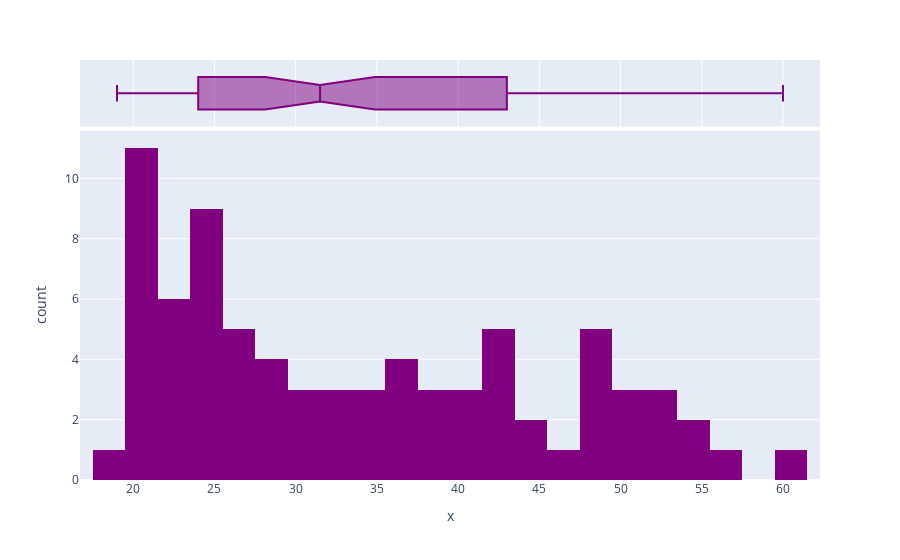

Notebook source saved alongside this figure:
### Code cell
px.histogram(x = df1['Your age(in completed years):'], marginal = 'box', color_discrete_sequence = ['purple'], nbins = 25)

### Figure 1 — Plotly figure (JSON) as saved in the notebook; plotly's stock layout.template omitted (floating-point values rounded to 4 significant figures)
{"data": [{"alignmentgroup": "True", "bingroup": "x", "hovertemplate": "x=%{x}<br>count=%{y}<extra></extra>", "legendgroup": "", "marker": {"color": "purple", "pattern": {"shape": ""}}, "name": "", "nbinsx": 25, "offsetgroup": "", "orientation": "v", "showlegend": false, "type": "histogram", "x": [56, 22, 43, 20, 32, 48, 49, 50, 20, 27, 28, 60, 21, 54, 49, 20, 21, 25, 50, 51, 20, 43, 21, 28, 52, 25, 39, 27, 22, 37, 27, 29, 44, 49, 36, 29, 30, 47, 54, 23, 45, 20, 24, 25, 33, 34, 37, 41, 31, 32, 21, 24, 40, 37, 40, 53, 43, 34, 20, 38, 26, 23, 22, 35, 49, 52, 38, 23, 25, 25, 24, 43, 25, 31, 42, 27, 19, 21], "xaxis": "x", "yaxis": "y"}, {"alignmentgroup": "True", "hovertemplate": "x=%{x}<extra></extra>", "legendgroup": "", "marker": {"color": "purple"}, "name": "", "notched": true, "offsetgroup": "", "showlegend": false, "type": "box", "x": [56, 22, 43, 20, 32, 48, 49, 50, 20, 27, 28, 60, 21, 54, 49, 20, 21, 25, 50, 51, 20, 43, 21, 28, 52, 25, 39, 27, 22, 37, 27, 29, 44, 49, 36, 29, 30, 47, 54, 23, 45, 20, 24, 25, 33, 34, 37, 41, 31, 32, 21, 24, 40, 37, 40, 53, 43, 34, 20, 38, 26, 23, 22, 35, 49, 52, 38, 23, 25, 25, 24, 43, 25, 31, 42, 27, 19, 21], "xaxis": "x2", "yaxis": "y2"}], "layout": {"barmode": "relative", "legend": {"tracegroupgap": 0}, "margin": {"t": 60}, "xaxis": {"anchor": "y", "domain": [0, 1], "title": {"text": "x"}}, "xaxis2": {"anchor": "y2", "domain": [0, 1], "matches": "x", "showgrid": true, "showticklabels": false}, "yaxis": {"anchor": "x", "domain": [0, 0.8316], "title": {"text": "count"}}, "yaxis2": {"anchor": "x2", "domain": [0.8416, 1], "matches": "y2", "showgrid": false, "showline": false, "showticklabels": false, "ticks": ""}}}
